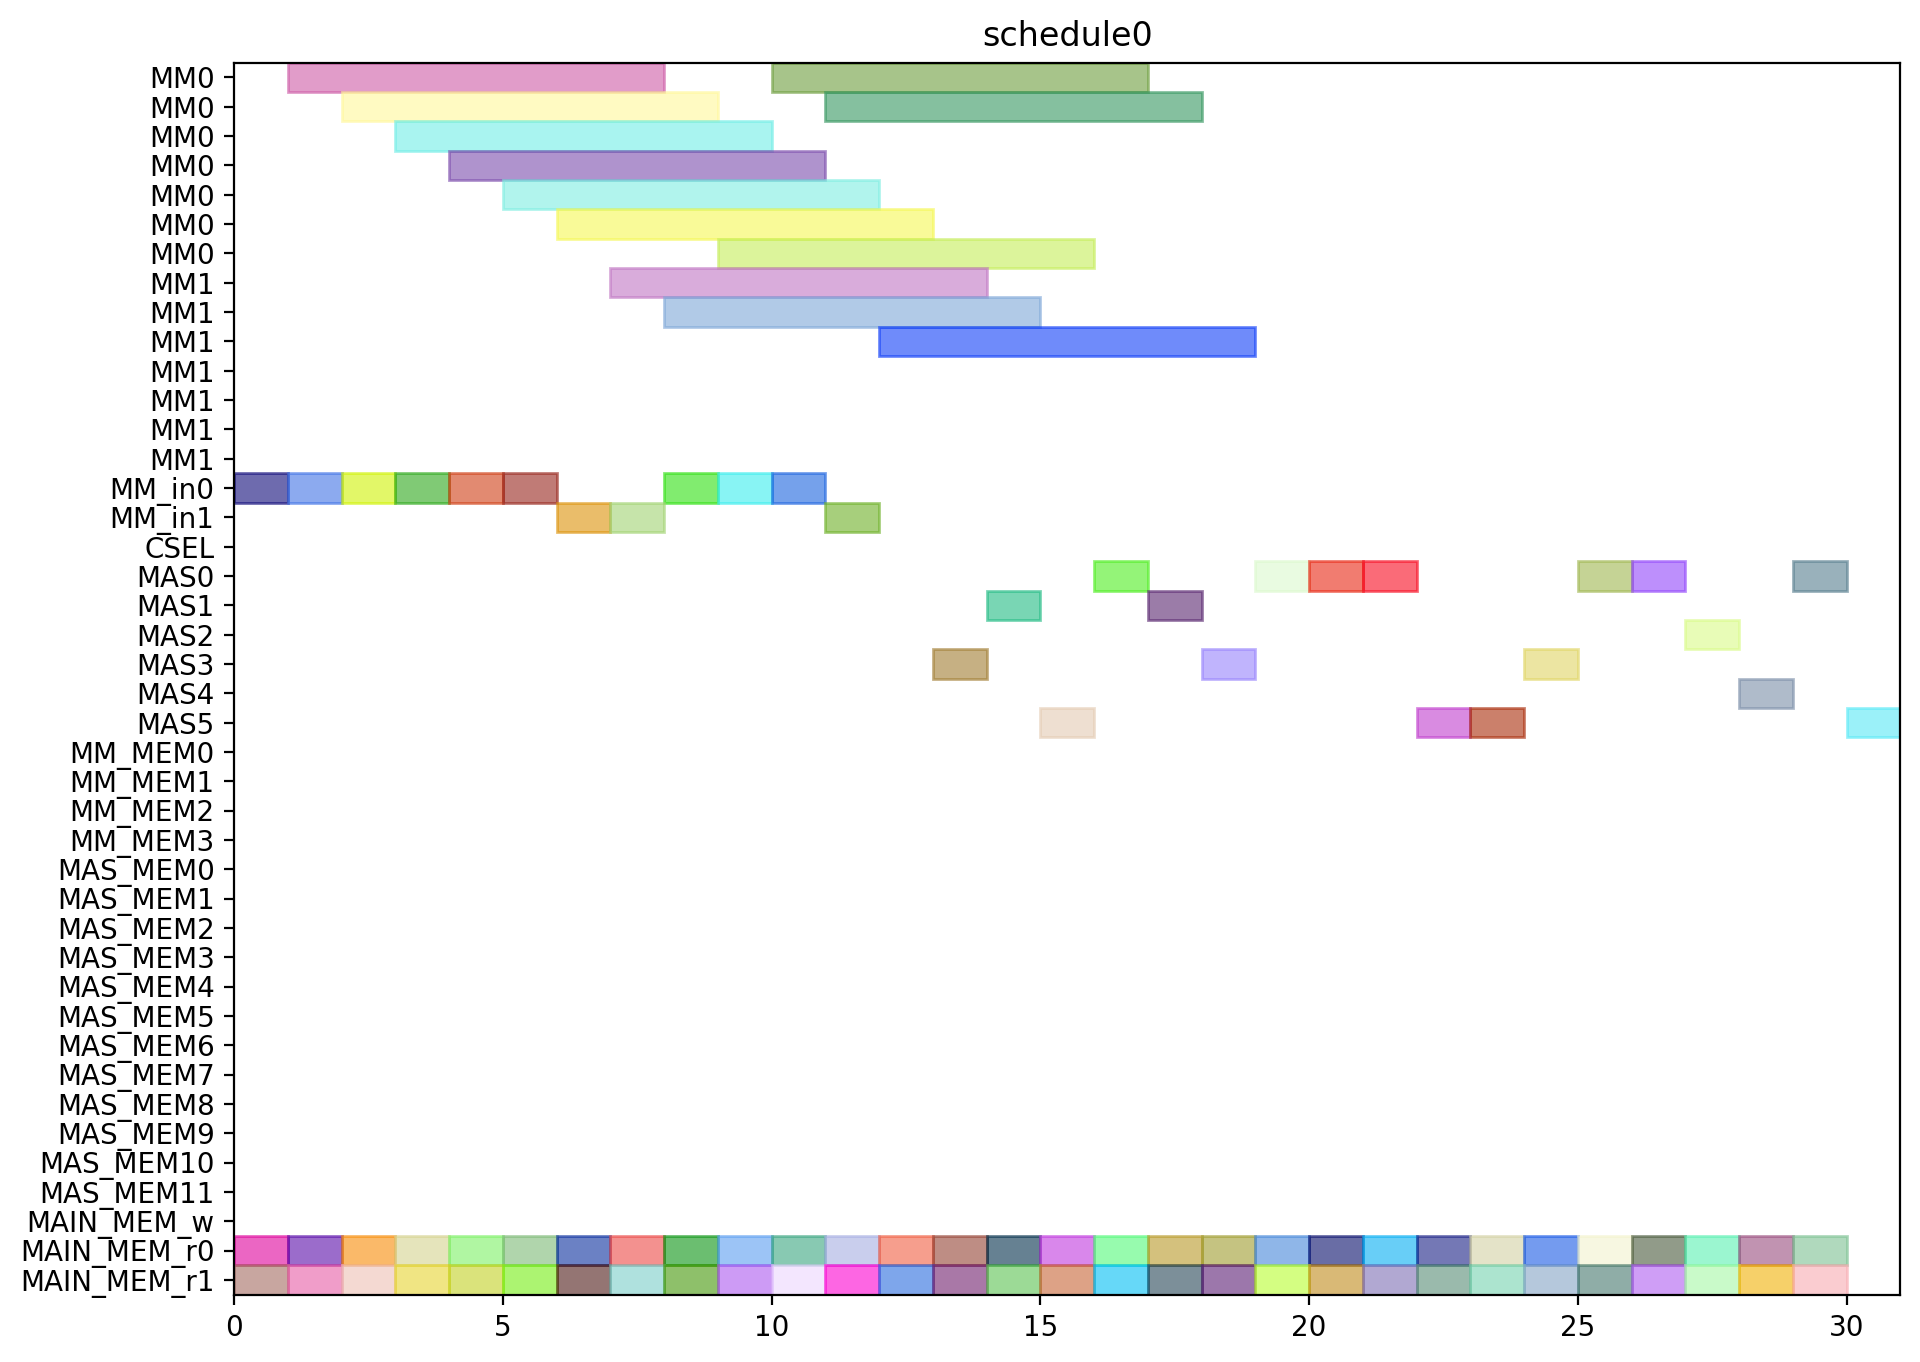

Here is the Python script that generated this plot:
from pyschedule import Scenario, solvers, plotters, alt


def solve():
	horizon = 120
	S = Scenario("schedule0", horizon=horizon)

	# resource
	MM = S.Resources('MM', num=2, size=7)
	MM_in = S.Resources('MM_in', num=2)
	CSEL = S.Resource('CSEL')
	MAS = S.Resources('MAS', num=6, size=1, periods=range(1, horizon))
	MM_MEM = S.Resources('MM_MEM', num=4)
	MAS_MEM = S.Resources('MAS_MEM', num=12)
	MAIN_MEM_w = S.Resource('MAIN_MEM_w', size=1)
	MAIN_MEM_r = S.Resources('MAIN_MEM_r', num=2)

	# result of previous scheduling

	# new tasks
	c_t0_t0_t0 = S.Task('c_t0_t0_t0', length=7, delay_cost=1)
	c_t0_t0_t0 += alt(MM)
	c_t0_t0_t0_in = S.Task('c_t0_t0_t0_in', length=1, delay_cost=1)
	c_t0_t0_t0_in += alt(MM_in)
	S += c_t0_t0_t0_in*MM_in[0]<=c_t0_t0_t0*MM[0]
	S += c_t0_t0_t0_in*MM_in[1]<=c_t0_t0_t0*MM[1]
	c_t0_t0_t0_mem0 = S.Task('c_t0_t0_t0_mem0', length=1, delay_cost=1)
	c_t0_t0_t0_mem0 += MAIN_MEM_r[0]
	S += c_t0_t0_t0_mem0 <= c_t0_t0_t0

	c_t0_t0_t0_mem1 = S.Task('c_t0_t0_t0_mem1', length=1, delay_cost=1)
	c_t0_t0_t0_mem1 += MAIN_MEM_r[1]
	S += c_t0_t0_t0_mem1 <= c_t0_t0_t0

	c_t0_t0_t1 = S.Task('c_t0_t0_t1', length=7, delay_cost=1)
	c_t0_t0_t1 += alt(MM)
	c_t0_t0_t1_in = S.Task('c_t0_t0_t1_in', length=1, delay_cost=1)
	c_t0_t0_t1_in += alt(MM_in)
	S += c_t0_t0_t1_in*MM_in[0]<=c_t0_t0_t1*MM[0]
	S += c_t0_t0_t1_in*MM_in[1]<=c_t0_t0_t1*MM[1]
	c_t0_t0_t1_mem0 = S.Task('c_t0_t0_t1_mem0', length=1, delay_cost=1)
	c_t0_t0_t1_mem0 += MAIN_MEM_r[0]
	S += c_t0_t0_t1_mem0 <= c_t0_t0_t1

	c_t0_t0_t1_mem1 = S.Task('c_t0_t0_t1_mem1', length=1, delay_cost=1)
	c_t0_t0_t1_mem1 += MAIN_MEM_r[1]
	S += c_t0_t0_t1_mem1 <= c_t0_t0_t1

	c_t0_t0_t2 = S.Task('c_t0_t0_t2', length=1, delay_cost=1)
	c_t0_t0_t2 += alt(MAS)
	c_t0_t0_t2_mem0 = S.Task('c_t0_t0_t2_mem0', length=1, delay_cost=1)
	c_t0_t0_t2_mem0 += MAIN_MEM_r[0]
	S += c_t0_t0_t2_mem0 <= c_t0_t0_t2

	c_t0_t0_t2_mem1 = S.Task('c_t0_t0_t2_mem1', length=1, delay_cost=1)
	c_t0_t0_t2_mem1 += MAIN_MEM_r[1]
	S += c_t0_t0_t2_mem1 <= c_t0_t0_t2

	c_t0_t0_t3 = S.Task('c_t0_t0_t3', length=1, delay_cost=1)
	c_t0_t0_t3 += alt(MAS)
	c_t0_t0_t3_mem0 = S.Task('c_t0_t0_t3_mem0', length=1, delay_cost=1)
	c_t0_t0_t3_mem0 += MAIN_MEM_r[0]
	S += c_t0_t0_t3_mem0 <= c_t0_t0_t3

	c_t0_t0_t3_mem1 = S.Task('c_t0_t0_t3_mem1', length=1, delay_cost=1)
	c_t0_t0_t3_mem1 += MAIN_MEM_r[1]
	S += c_t0_t0_t3_mem1 <= c_t0_t0_t3

	c_t0_t1_t0 = S.Task('c_t0_t1_t0', length=7, delay_cost=1)
	c_t0_t1_t0 += alt(MM)
	c_t0_t1_t0_in = S.Task('c_t0_t1_t0_in', length=1, delay_cost=1)
	c_t0_t1_t0_in += alt(MM_in)
	S += c_t0_t1_t0_in*MM_in[0]<=c_t0_t1_t0*MM[0]
	S += c_t0_t1_t0_in*MM_in[1]<=c_t0_t1_t0*MM[1]
	c_t0_t1_t0_mem0 = S.Task('c_t0_t1_t0_mem0', length=1, delay_cost=1)
	c_t0_t1_t0_mem0 += MAIN_MEM_r[0]
	S += c_t0_t1_t0_mem0 <= c_t0_t1_t0

	c_t0_t1_t0_mem1 = S.Task('c_t0_t1_t0_mem1', length=1, delay_cost=1)
	c_t0_t1_t0_mem1 += MAIN_MEM_r[1]
	S += c_t0_t1_t0_mem1 <= c_t0_t1_t0

	c_t0_t1_t1 = S.Task('c_t0_t1_t1', length=7, delay_cost=1)
	c_t0_t1_t1 += alt(MM)
	c_t0_t1_t1_in = S.Task('c_t0_t1_t1_in', length=1, delay_cost=1)
	c_t0_t1_t1_in += alt(MM_in)
	S += c_t0_t1_t1_in*MM_in[0]<=c_t0_t1_t1*MM[0]
	S += c_t0_t1_t1_in*MM_in[1]<=c_t0_t1_t1*MM[1]
	c_t0_t1_t1_mem0 = S.Task('c_t0_t1_t1_mem0', length=1, delay_cost=1)
	c_t0_t1_t1_mem0 += MAIN_MEM_r[0]
	S += c_t0_t1_t1_mem0 <= c_t0_t1_t1

	c_t0_t1_t1_mem1 = S.Task('c_t0_t1_t1_mem1', length=1, delay_cost=1)
	c_t0_t1_t1_mem1 += MAIN_MEM_r[1]
	S += c_t0_t1_t1_mem1 <= c_t0_t1_t1

	c_t0_t1_t2 = S.Task('c_t0_t1_t2', length=1, delay_cost=1)
	c_t0_t1_t2 += alt(MAS)
	c_t0_t1_t2_mem0 = S.Task('c_t0_t1_t2_mem0', length=1, delay_cost=1)
	c_t0_t1_t2_mem0 += MAIN_MEM_r[0]
	S += c_t0_t1_t2_mem0 <= c_t0_t1_t2

	c_t0_t1_t2_mem1 = S.Task('c_t0_t1_t2_mem1', length=1, delay_cost=1)
	c_t0_t1_t2_mem1 += MAIN_MEM_r[1]
	S += c_t0_t1_t2_mem1 <= c_t0_t1_t2

	c_t0_t1_t3 = S.Task('c_t0_t1_t3', length=1, delay_cost=1)
	c_t0_t1_t3 += alt(MAS)
	c_t0_t1_t3_mem0 = S.Task('c_t0_t1_t3_mem0', length=1, delay_cost=1)
	c_t0_t1_t3_mem0 += MAIN_MEM_r[0]
	S += c_t0_t1_t3_mem0 <= c_t0_t1_t3

	c_t0_t1_t3_mem1 = S.Task('c_t0_t1_t3_mem1', length=1, delay_cost=1)
	c_t0_t1_t3_mem1 += MAIN_MEM_r[1]
	S += c_t0_t1_t3_mem1 <= c_t0_t1_t3

	c_t0_t20 = S.Task('c_t0_t20', length=1, delay_cost=1)
	c_t0_t20 += alt(MAS)
	c_t0_t20_mem0 = S.Task('c_t0_t20_mem0', length=1, delay_cost=1)
	c_t0_t20_mem0 += MAIN_MEM_r[0]
	S += c_t0_t20_mem0 <= c_t0_t20

	c_t0_t20_mem1 = S.Task('c_t0_t20_mem1', length=1, delay_cost=1)
	c_t0_t20_mem1 += MAIN_MEM_r[1]
	S += c_t0_t20_mem1 <= c_t0_t20

	c_t0_t21 = S.Task('c_t0_t21', length=1, delay_cost=1)
	c_t0_t21 += alt(MAS)
	c_t0_t21_mem0 = S.Task('c_t0_t21_mem0', length=1, delay_cost=1)
	c_t0_t21_mem0 += MAIN_MEM_r[0]
	S += c_t0_t21_mem0 <= c_t0_t21

	c_t0_t21_mem1 = S.Task('c_t0_t21_mem1', length=1, delay_cost=1)
	c_t0_t21_mem1 += MAIN_MEM_r[1]
	S += c_t0_t21_mem1 <= c_t0_t21

	c_t0_t30 = S.Task('c_t0_t30', length=1, delay_cost=1)
	c_t0_t30 += alt(MAS)
	c_t0_t30_mem0 = S.Task('c_t0_t30_mem0', length=1, delay_cost=1)
	c_t0_t30_mem0 += MAIN_MEM_r[0]
	S += c_t0_t30_mem0 <= c_t0_t30

	c_t0_t30_mem1 = S.Task('c_t0_t30_mem1', length=1, delay_cost=1)
	c_t0_t30_mem1 += MAIN_MEM_r[1]
	S += c_t0_t30_mem1 <= c_t0_t30

	c_t0_t31 = S.Task('c_t0_t31', length=1, delay_cost=1)
	c_t0_t31 += alt(MAS)
	c_t0_t31_mem0 = S.Task('c_t0_t31_mem0', length=1, delay_cost=1)
	c_t0_t31_mem0 += MAIN_MEM_r[0]
	S += c_t0_t31_mem0 <= c_t0_t31

	c_t0_t31_mem1 = S.Task('c_t0_t31_mem1', length=1, delay_cost=1)
	c_t0_t31_mem1 += MAIN_MEM_r[1]
	S += c_t0_t31_mem1 <= c_t0_t31

	c_t1_t0_t0 = S.Task('c_t1_t0_t0', length=7, delay_cost=1)
	c_t1_t0_t0 += alt(MM)
	c_t1_t0_t0_in = S.Task('c_t1_t0_t0_in', length=1, delay_cost=1)
	c_t1_t0_t0_in += alt(MM_in)
	S += c_t1_t0_t0_in*MM_in[0]<=c_t1_t0_t0*MM[0]
	S += c_t1_t0_t0_in*MM_in[1]<=c_t1_t0_t0*MM[1]
	c_t1_t0_t0_mem0 = S.Task('c_t1_t0_t0_mem0', length=1, delay_cost=1)
	c_t1_t0_t0_mem0 += MAIN_MEM_r[0]
	S += c_t1_t0_t0_mem0 <= c_t1_t0_t0

	c_t1_t0_t0_mem1 = S.Task('c_t1_t0_t0_mem1', length=1, delay_cost=1)
	c_t1_t0_t0_mem1 += MAIN_MEM_r[1]
	S += c_t1_t0_t0_mem1 <= c_t1_t0_t0

	c_t1_t0_t1 = S.Task('c_t1_t0_t1', length=7, delay_cost=1)
	c_t1_t0_t1 += alt(MM)
	c_t1_t0_t1_in = S.Task('c_t1_t0_t1_in', length=1, delay_cost=1)
	c_t1_t0_t1_in += alt(MM_in)
	S += c_t1_t0_t1_in*MM_in[0]<=c_t1_t0_t1*MM[0]
	S += c_t1_t0_t1_in*MM_in[1]<=c_t1_t0_t1*MM[1]
	c_t1_t0_t1_mem0 = S.Task('c_t1_t0_t1_mem0', length=1, delay_cost=1)
	c_t1_t0_t1_mem0 += MAIN_MEM_r[0]
	S += c_t1_t0_t1_mem0 <= c_t1_t0_t1

	c_t1_t0_t1_mem1 = S.Task('c_t1_t0_t1_mem1', length=1, delay_cost=1)
	c_t1_t0_t1_mem1 += MAIN_MEM_r[1]
	S += c_t1_t0_t1_mem1 <= c_t1_t0_t1

	c_t1_t0_t2 = S.Task('c_t1_t0_t2', length=1, delay_cost=1)
	c_t1_t0_t2 += alt(MAS)
	c_t1_t0_t2_mem0 = S.Task('c_t1_t0_t2_mem0', length=1, delay_cost=1)
	c_t1_t0_t2_mem0 += MAIN_MEM_r[0]
	S += c_t1_t0_t2_mem0 <= c_t1_t0_t2

	c_t1_t0_t2_mem1 = S.Task('c_t1_t0_t2_mem1', length=1, delay_cost=1)
	c_t1_t0_t2_mem1 += MAIN_MEM_r[1]
	S += c_t1_t0_t2_mem1 <= c_t1_t0_t2

	c_t1_t0_t3 = S.Task('c_t1_t0_t3', length=1, delay_cost=1)
	c_t1_t0_t3 += alt(MAS)
	c_t1_t0_t3_mem0 = S.Task('c_t1_t0_t3_mem0', length=1, delay_cost=1)
	c_t1_t0_t3_mem0 += MAIN_MEM_r[0]
	S += c_t1_t0_t3_mem0 <= c_t1_t0_t3

	c_t1_t0_t3_mem1 = S.Task('c_t1_t0_t3_mem1', length=1, delay_cost=1)
	c_t1_t0_t3_mem1 += MAIN_MEM_r[1]
	S += c_t1_t0_t3_mem1 <= c_t1_t0_t3

	c_t1_t1_t0 = S.Task('c_t1_t1_t0', length=7, delay_cost=1)
	c_t1_t1_t0 += alt(MM)
	c_t1_t1_t0_in = S.Task('c_t1_t1_t0_in', length=1, delay_cost=1)
	c_t1_t1_t0_in += alt(MM_in)
	S += c_t1_t1_t0_in*MM_in[0]<=c_t1_t1_t0*MM[0]
	S += c_t1_t1_t0_in*MM_in[1]<=c_t1_t1_t0*MM[1]
	c_t1_t1_t0_mem0 = S.Task('c_t1_t1_t0_mem0', length=1, delay_cost=1)
	c_t1_t1_t0_mem0 += MAIN_MEM_r[0]
	S += c_t1_t1_t0_mem0 <= c_t1_t1_t0

	c_t1_t1_t0_mem1 = S.Task('c_t1_t1_t0_mem1', length=1, delay_cost=1)
	c_t1_t1_t0_mem1 += MAIN_MEM_r[1]
	S += c_t1_t1_t0_mem1 <= c_t1_t1_t0

	c_t1_t1_t1 = S.Task('c_t1_t1_t1', length=7, delay_cost=1)
	c_t1_t1_t1 += alt(MM)
	c_t1_t1_t1_in = S.Task('c_t1_t1_t1_in', length=1, delay_cost=1)
	c_t1_t1_t1_in += alt(MM_in)
	S += c_t1_t1_t1_in*MM_in[0]<=c_t1_t1_t1*MM[0]
	S += c_t1_t1_t1_in*MM_in[1]<=c_t1_t1_t1*MM[1]
	c_t1_t1_t1_mem0 = S.Task('c_t1_t1_t1_mem0', length=1, delay_cost=1)
	c_t1_t1_t1_mem0 += MAIN_MEM_r[0]
	S += c_t1_t1_t1_mem0 <= c_t1_t1_t1

	c_t1_t1_t1_mem1 = S.Task('c_t1_t1_t1_mem1', length=1, delay_cost=1)
	c_t1_t1_t1_mem1 += MAIN_MEM_r[1]
	S += c_t1_t1_t1_mem1 <= c_t1_t1_t1

	c_t1_t1_t2 = S.Task('c_t1_t1_t2', length=1, delay_cost=1)
	c_t1_t1_t2 += alt(MAS)
	c_t1_t1_t2_mem0 = S.Task('c_t1_t1_t2_mem0', length=1, delay_cost=1)
	c_t1_t1_t2_mem0 += MAIN_MEM_r[0]
	S += c_t1_t1_t2_mem0 <= c_t1_t1_t2

	c_t1_t1_t2_mem1 = S.Task('c_t1_t1_t2_mem1', length=1, delay_cost=1)
	c_t1_t1_t2_mem1 += MAIN_MEM_r[1]
	S += c_t1_t1_t2_mem1 <= c_t1_t1_t2

	c_t1_t1_t3 = S.Task('c_t1_t1_t3', length=1, delay_cost=1)
	c_t1_t1_t3 += alt(MAS)
	c_t1_t1_t3_mem0 = S.Task('c_t1_t1_t3_mem0', length=1, delay_cost=1)
	c_t1_t1_t3_mem0 += MAIN_MEM_r[0]
	S += c_t1_t1_t3_mem0 <= c_t1_t1_t3

	c_t1_t1_t3_mem1 = S.Task('c_t1_t1_t3_mem1', length=1, delay_cost=1)
	c_t1_t1_t3_mem1 += MAIN_MEM_r[1]
	S += c_t1_t1_t3_mem1 <= c_t1_t1_t3

	c_t1_t20 = S.Task('c_t1_t20', length=1, delay_cost=1)
	c_t1_t20 += alt(MAS)
	c_t1_t20_mem0 = S.Task('c_t1_t20_mem0', length=1, delay_cost=1)
	c_t1_t20_mem0 += MAIN_MEM_r[0]
	S += c_t1_t20_mem0 <= c_t1_t20

	c_t1_t20_mem1 = S.Task('c_t1_t20_mem1', length=1, delay_cost=1)
	c_t1_t20_mem1 += MAIN_MEM_r[1]
	S += c_t1_t20_mem1 <= c_t1_t20

	c_t1_t21 = S.Task('c_t1_t21', length=1, delay_cost=1)
	c_t1_t21 += alt(MAS)
	c_t1_t21_mem0 = S.Task('c_t1_t21_mem0', length=1, delay_cost=1)
	c_t1_t21_mem0 += MAIN_MEM_r[0]
	S += c_t1_t21_mem0 <= c_t1_t21

	c_t1_t21_mem1 = S.Task('c_t1_t21_mem1', length=1, delay_cost=1)
	c_t1_t21_mem1 += MAIN_MEM_r[1]
	S += c_t1_t21_mem1 <= c_t1_t21

	c_t1_t30 = S.Task('c_t1_t30', length=1, delay_cost=1)
	c_t1_t30 += alt(MAS)
	c_t1_t30_mem0 = S.Task('c_t1_t30_mem0', length=1, delay_cost=1)
	c_t1_t30_mem0 += MAIN_MEM_r[0]
	S += c_t1_t30_mem0 <= c_t1_t30

	c_t1_t30_mem1 = S.Task('c_t1_t30_mem1', length=1, delay_cost=1)
	c_t1_t30_mem1 += MAIN_MEM_r[1]
	S += c_t1_t30_mem1 <= c_t1_t30

	c_t1_t31 = S.Task('c_t1_t31', length=1, delay_cost=1)
	c_t1_t31 += alt(MAS)
	c_t1_t31_mem0 = S.Task('c_t1_t31_mem0', length=1, delay_cost=1)
	c_t1_t31_mem0 += MAIN_MEM_r[0]
	S += c_t1_t31_mem0 <= c_t1_t31

	c_t1_t31_mem1 = S.Task('c_t1_t31_mem1', length=1, delay_cost=1)
	c_t1_t31_mem1 += MAIN_MEM_r[1]
	S += c_t1_t31_mem1 <= c_t1_t31

	c_t2_t0_t0 = S.Task('c_t2_t0_t0', length=7, delay_cost=1)
	c_t2_t0_t0 += alt(MM)
	c_t2_t0_t0_in = S.Task('c_t2_t0_t0_in', length=1, delay_cost=1)
	c_t2_t0_t0_in += alt(MM_in)
	S += c_t2_t0_t0_in*MM_in[0]<=c_t2_t0_t0*MM[0]
	S += c_t2_t0_t0_in*MM_in[1]<=c_t2_t0_t0*MM[1]
	c_t2_t0_t0_mem0 = S.Task('c_t2_t0_t0_mem0', length=1, delay_cost=1)
	c_t2_t0_t0_mem0 += MAIN_MEM_r[0]
	S += c_t2_t0_t0_mem0 <= c_t2_t0_t0

	c_t2_t0_t0_mem1 = S.Task('c_t2_t0_t0_mem1', length=1, delay_cost=1)
	c_t2_t0_t0_mem1 += MAIN_MEM_r[1]
	S += c_t2_t0_t0_mem1 <= c_t2_t0_t0

	c_t2_t0_t1 = S.Task('c_t2_t0_t1', length=7, delay_cost=1)
	c_t2_t0_t1 += alt(MM)
	c_t2_t0_t1_in = S.Task('c_t2_t0_t1_in', length=1, delay_cost=1)
	c_t2_t0_t1_in += alt(MM_in)
	S += c_t2_t0_t1_in*MM_in[0]<=c_t2_t0_t1*MM[0]
	S += c_t2_t0_t1_in*MM_in[1]<=c_t2_t0_t1*MM[1]
	c_t2_t0_t1_mem0 = S.Task('c_t2_t0_t1_mem0', length=1, delay_cost=1)
	c_t2_t0_t1_mem0 += MAIN_MEM_r[0]
	S += c_t2_t0_t1_mem0 <= c_t2_t0_t1

	c_t2_t0_t1_mem1 = S.Task('c_t2_t0_t1_mem1', length=1, delay_cost=1)
	c_t2_t0_t1_mem1 += MAIN_MEM_r[1]
	S += c_t2_t0_t1_mem1 <= c_t2_t0_t1

	c_t2_t0_t2 = S.Task('c_t2_t0_t2', length=1, delay_cost=1)
	c_t2_t0_t2 += alt(MAS)
	c_t2_t0_t2_mem0 = S.Task('c_t2_t0_t2_mem0', length=1, delay_cost=1)
	c_t2_t0_t2_mem0 += MAIN_MEM_r[0]
	S += c_t2_t0_t2_mem0 <= c_t2_t0_t2

	c_t2_t0_t2_mem1 = S.Task('c_t2_t0_t2_mem1', length=1, delay_cost=1)
	c_t2_t0_t2_mem1 += MAIN_MEM_r[1]
	S += c_t2_t0_t2_mem1 <= c_t2_t0_t2

	c_t2_t0_t3 = S.Task('c_t2_t0_t3', length=1, delay_cost=1)
	c_t2_t0_t3 += alt(MAS)
	c_t2_t0_t3_mem0 = S.Task('c_t2_t0_t3_mem0', length=1, delay_cost=1)
	c_t2_t0_t3_mem0 += MAIN_MEM_r[0]
	S += c_t2_t0_t3_mem0 <= c_t2_t0_t3

	c_t2_t0_t3_mem1 = S.Task('c_t2_t0_t3_mem1', length=1, delay_cost=1)
	c_t2_t0_t3_mem1 += MAIN_MEM_r[1]
	S += c_t2_t0_t3_mem1 <= c_t2_t0_t3

	c_t2_t1_t0 = S.Task('c_t2_t1_t0', length=7, delay_cost=1)
	c_t2_t1_t0 += alt(MM)
	c_t2_t1_t0_in = S.Task('c_t2_t1_t0_in', length=1, delay_cost=1)
	c_t2_t1_t0_in += alt(MM_in)
	S += c_t2_t1_t0_in*MM_in[0]<=c_t2_t1_t0*MM[0]
	S += c_t2_t1_t0_in*MM_in[1]<=c_t2_t1_t0*MM[1]
	c_t2_t1_t0_mem0 = S.Task('c_t2_t1_t0_mem0', length=1, delay_cost=1)
	c_t2_t1_t0_mem0 += MAIN_MEM_r[0]
	S += c_t2_t1_t0_mem0 <= c_t2_t1_t0

	c_t2_t1_t0_mem1 = S.Task('c_t2_t1_t0_mem1', length=1, delay_cost=1)
	c_t2_t1_t0_mem1 += MAIN_MEM_r[1]
	S += c_t2_t1_t0_mem1 <= c_t2_t1_t0

	c_t2_t1_t1 = S.Task('c_t2_t1_t1', length=7, delay_cost=1)
	c_t2_t1_t1 += alt(MM)
	c_t2_t1_t1_in = S.Task('c_t2_t1_t1_in', length=1, delay_cost=1)
	c_t2_t1_t1_in += alt(MM_in)
	S += c_t2_t1_t1_in*MM_in[0]<=c_t2_t1_t1*MM[0]
	S += c_t2_t1_t1_in*MM_in[1]<=c_t2_t1_t1*MM[1]
	c_t2_t1_t1_mem0 = S.Task('c_t2_t1_t1_mem0', length=1, delay_cost=1)
	c_t2_t1_t1_mem0 += MAIN_MEM_r[0]
	S += c_t2_t1_t1_mem0 <= c_t2_t1_t1

	c_t2_t1_t1_mem1 = S.Task('c_t2_t1_t1_mem1', length=1, delay_cost=1)
	c_t2_t1_t1_mem1 += MAIN_MEM_r[1]
	S += c_t2_t1_t1_mem1 <= c_t2_t1_t1

	solvers.mip.solve(S,msg=1,kind='CPLEX',ratio_gap=1.01)

	solution = [['hoge']*len(S.solution()[1]) for i in range(len(S.solution()))]
	for i in range(len(S.solution())):
		for j in range(len(S.solution()[i])):
			solution[i][j]=str(S.solution()[i][j])
	print(solution)

	cycles = int(solution[-1][3])

	pic_file_name = "/home/mfukuda/ABE/multiRAM_multiMAS_16mux/scheduling_result/stage7MM2_stage1MAS6/MUL/schedule0.png"
	if(S.solution() != []):
		plotters.matplotlib.plot(S,img_filename=pic_file_name, show_task_labels=False, fig_size=(cycles*0.25+3, 8))

	return solution
